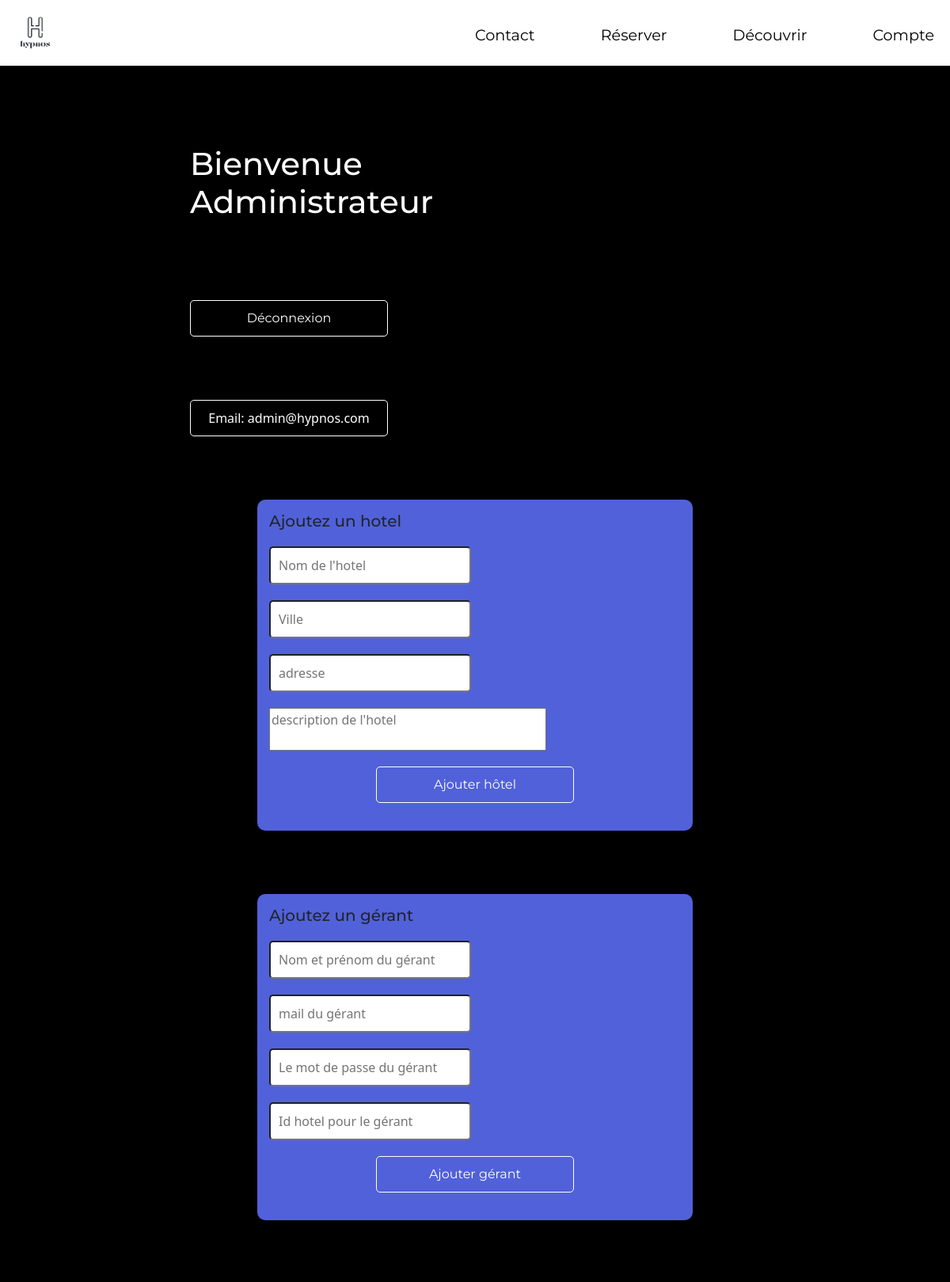
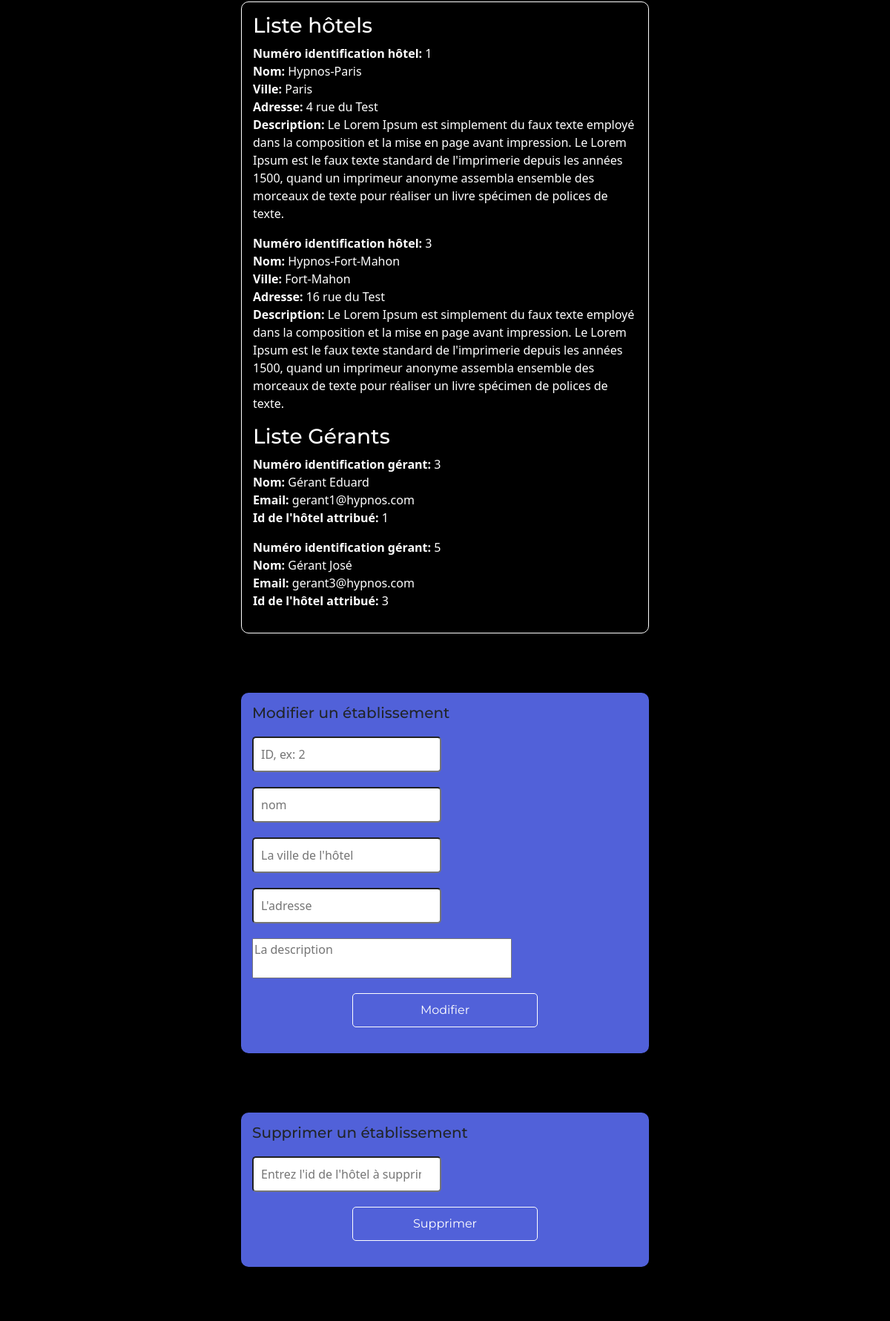
Screenshot of /admin.php (signed in, upper part) with the database file from the repository (2 pictures, top to bottom).
### tables this page shows
CREATE TABLE IF NOT EXISTS `hotels` (
  `id` int(11) NOT NULL AUTO_INCREMENT,
  `nom` varchar(255) NOT NULL,
  `ville` varchar(255) NOT NULL,
  `adresse` varchar(255) NOT NULL,
  `description` text NOT NULL,
  PRIMARY KEY (`id`)
);

CREATE TABLE IF NOT EXISTS `users` (
  `id` int(11) NOT NULL AUTO_INCREMENT,
  `nom` varchar(100) DEFAULT NULL,
  `email` varchar(100) DEFAULT NULL,
  `mdp` varchar(100) DEFAULT NULL,
  `role` varchar(20) NOT NULL,
  `hotel_id` int(11) DEFAULT NULL,
  PRIMARY KEY (`id`)
);

### admin.php (the view, shortened to what this page needs)
<?php
$firstMenu = "Contact";
$secondMenu = "Réserver";
$thirdMenu = "Découvrir";
$fourthMenu = "Compte";
$firstBtn = 'contact.php';
$secondBtn = 'book.php';
$thirdBtn = "#discover";
$fourthBtn = 'account.php';
$logo = "assets/logo.PNG";
$generalcss = "css/general.css";
$pageCss = "css/admin.css";
include 'header.php';
?>
<h1>Bienvenue <?=$_SESSION["user"]["nom"]?></h1>
<a class="logoutBtn" href="logout.php">Déconnexion</a>
<p class="displayEmail">Email: <?=$_SESSION["user"]["email"]?></p>
<div class="actions">
    <div class="hotels">
        <form action="auth_confirm/hotel-add.php" method="POST">
        <h5>Ajoutez un hotel</h5>
            <div class="label_input">
            <input type="text" name="  nom" id="nom" placeholder="Nom de l'hotel" required>
            </div>
            <div class="label_input">
            <input type="text" name="ville" id="ville" placeholder="Ville" required>
            </div>
            <div class="label_input">
            <input type="text" name="adresse" id="adresse" placeholder="adresse" required>
            </div>
            <textarea name="description" id="description" placeholder="description de l'hotel" required></textarea>
            <button class="button" type="submit">Ajouter hôtel</button>
        </form>
    </div>
    <div class="gerants">
        <form action="auth_confirm/gerant-add.php" method="POST">
        <h5>Ajoutez un gérant</h5>
            <div class="label_input">
            <input type="text" name="nom" id="nom" placeholder="Nom et prénom du gérant" required>
            </div>
            <div class="label_input">
            <input type="email" name="email" id="email" placeholder="mail du gérant" required>
            </div>
            <div class="label_input">
            <input type="text" name="password" id="password" placeholder="Le mot de passe du gérant" required>
            </div>
            <div class="label_input">
            <input type="number" name="hotel" id="hotel" placeholder="Id hotel pour le gérant">
            </div>
            <button class="button" type="submit">Ajouter gérant</button>
        </form>
    </div>
        <?php
        require_once 'connect.php';
        $pdoStatHotels = $db->prepare("SELECT * FROM `hotels`");
        $executeHotelOk = $pdoStatHotels->execute();
        $hotels = $pdoStatHotels->fetchAll();
        $pdoStatGerants = $db->prepare("SELECT * FROM `users` WHERE `role` = 'gerant'");
        $executeGerantOk = $pdoStatGerants->execute();
        $gerants = $pdoStatGerants->fetchAll();
        ?>
            <div class="infos">
            <h3>Liste hôtels</h3>
                <?php foreach($hotels as $hotel): ?>
                <p>
                    <strong>Numéro identification hôtel: </strong> <?= $hotel["id"] ?>
                    <br>
                    <strong>Nom: </strong><?= $hotel["nom"] ?>
                    <br>
                    <strong>Ville: </strong><?= $hotel["ville"] ?>
                    <br>
                    <strong>Adresse: </strong><?= $hotel["adresse"] ?>
                    <br>
                    <strong>Description: </strong><?= $hotel["description"] ?>
                    <br>
                </p>
                <?php endforeach; ?>
            <div class="liste_gerants">
            <h3>Liste Gérants</h3>
            <?php foreach($gerants as $gerant): ?>
                <p>
                    <strong>Numéro identification gérant: </strong> <?= $gerant["id"] ?>
                    <br>
                    <strong>Nom: </strong><?= $gerant["nom"] ?>
                    <br>
                    <strong>Email: </strong><?= $gerant["email"] ?>
                    <br>
                    <strong>Id de l'hôtel attribué: </strong><?= $gerant["hotel_id"] ?>
                    <br>
                </p>
                <?php endforeach; ?>
            </div>
            </div>
        <div class="gerance_hotels">
            <form action="hotels_actions/modify.php" method="post">
                <h5>Modifier un établissement</h5>
                <div class="label_input">
                <input type="number" name="id" id="id" placeholder="ID, ex: 2" required>
                </div>
                <div class="label_input">
                <input type="text" name="nom" id="nom" placeholder="nom" required>
                </div>
                <div class="label_input">
                <input type="text" name="ville" id="ville" placeholder="La ville de l'hôtel" required>
                </div>
                <div class="label_input">
                <input type="text" name="adresse" id="adresse" placeholder="L'adresse" required>
                </div>
                <textarea name="description" id="description" placeholder="La description" required></textarea>
                <button class="button" type="submit">Modifier</button>
            </form>
            <form action="hotels_actions/delete.php" method="post">
                <h5>Supprimer un établissement</h5>
                <div class="label_input">
                <input type="number" name="id" id="id" placeholder="Entrez l'id de l'hôtel à supprimer" required>
                </div>
                <button class="button" type="submit">Supprimer</button>
            </form>
        </div>
</div>
<?php
include 'footer.php';
?>

### header.php (shortened to what this page needs)
<!DOCTYPE html>
<html lang="fr">
<head>
    <link href="https://cdn.jsdelivr.net/npm/bootstrap@5.1.3/dist/css/bootstrap.min.css" rel="stylesheet">
    <link href='https://css.gg/css' rel='stylesheet'>
    <link href='https://cdn.jsdelivr.net/npm/css.gg/icons/all.css' rel='stylesheet'>
    <link rel="stylesheet" href="<?=$generalcss;?>">
    <link rel="stylesheet" href="<?=$pageCss;?>">
</head>
<body>
<header class="header">
    <div class="logo">
        <a href="index.php"><img src="<?=$logo;?>"></a>
    </div>
    <div class="desktop-menu">
        <a href="<?=$firstBtn;?>"><?=$firstMenu;?></a>
        <a href="<?=$secondBtn;?>"><?=$secondMenu;?></a>
        <a href="<?=$thirdBtn;?>"><?=$thirdMenu;?></a>
        <a href="<?=$fourthBtn;?>"><?=$fourthMenu;?></a>
    </div>
</header>

### footer.php (shortened to what this page needs)
</body>
</html>

### css/general.css (style rules this page uses)
html, body { scroll-behavior: smooth; }
body { margin: 0; }
a, button, h1, h3, h5 { font-family: 'Montserrat'; text-decoration: none; }
header { display: flex; width: 100%; padding: 20px; justify-content: space-between; background-color: white; }
.desktop-menu { display: none; }
.logo img { width: 50px; }
@media (min-width: 850px) { .desktop-menu { display:flex; height: 27px; margin-top: 10px; width: 50%; justify-content: space-between; } }
@media (min-width: 850px) { .desktop-menu a { font-size: 1.2em; color: black; } }

### css/admin.css (style rules this page uses)
body { background: black; }
h1 { display: block; text-align: start; color: white; margin: 100px 20%; width: 40%; }
textarea { display: block; width: 80%; max-width: 350px; resize: none; }
.button { display: block; background: none; border: 1px solid white; border-radius: 5px; width: 250px; padding: 10px; color: white; margin:20px auto; text-align: center; }
.logoutBtn, .displayEmail { display: block; background: none; border: 1px solid white; border-radius: 5px; width: 250px; padding: 10px; color: white; margin: 80px 20%; text-align: center; }
form { background: #5161D9; display: block; width: 80%; max-width: 550px; padding: 15px; border-radius: 10px; margin: 80px auto; }
.label_input { display: block; width: 100%; margin:20px auto; }
.label_input input { display: block; padding: 10px; border-radius: 5px; }
.infos { display: block; width: 80%; max-width: 550px; margin:20px auto; padding: 15px; border:solid 1px white; border-radius: 10px; color:white; }

### rows the page displays
hotels: id "1", nom "Hypnos-Paris", ville "Paris", adresse "4 rue du Test", description "Le Lorem Ipsum est simplement du faux texte employé dans la composition et la mise en page avant impression. Le Lorem Ipsum est le faux texte standard de l'imprimerie depuis les années 1500, quand un imprimeur anonyme assembla ensemble des morceaux de texte pour réaliser un livre spécimen de polices de texte."
hotels: id "3", nom "Hypnos-Fort-Mahon", ville "Fort-Mahon", adresse "16 rue du Test", description "Le Lorem Ipsum est simplement du faux texte employé dans la composition et la mise en page avant impression. Le Lorem Ipsum est le faux texte standard de l'imprimerie depuis les années 1500, quand un imprimeur anonyme assembla ensemble des morceaux de texte pour réaliser un livre spécimen de polices de texte."
users: id "3", nom "Gérant Eduard", email "gerant1@hypnos.com", hotel "1"
users: id "5", nom "Gérant José", email "gerant3@hypnos.com", hotel "3"

### other values shown
$firstMenu "Contact"
$secondMenu "Réserver"
$thirdMenu "Découvrir"
$fourthMenu "Compte"
$_SESSION["user"]["nom"] "Administrateur"
$_SESSION["user"]["email"] "admin@hypnos.com"
